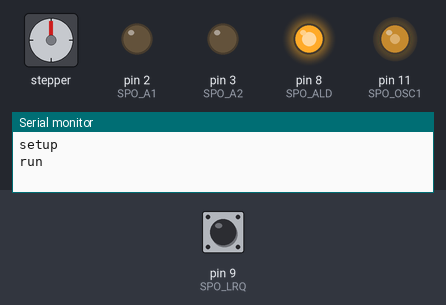
This sketch was run on a simulated Arduino Uno, built with avr-gcc and run on an emulated ATmega328P. On the bench: stepper motor, output pins drawn as LEDs (lit = HIGH), the last lines printed to the serial monitor. Wiring (inferred from the names in the program): stepper motor (200 steps per turn assumed): coils pin 4, pin 5, pin 6, pin 7. The test bench sets the inputs (shaded band); at power-on: pin 9 (SPO_LRQ) HIGH. Pins used as bus, display or sensor lines are not drawn.

Above: at 1.4 s.
1.5 s: pin 9 (SPO_LRQ) pulled LOW for 0.15 s
At 2.0 s:
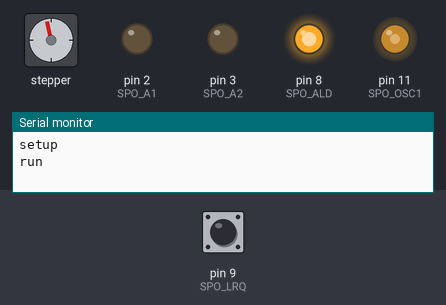
3.1 s: pin 9 (SPO_LRQ) pulled LOW for 1 s
At 4.4 s:
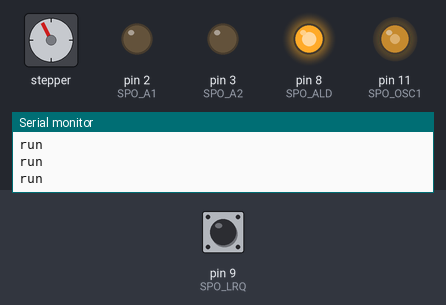
5.6 s: pin 9 (SPO_LRQ) pulled LOW for 0.15 s
At 6.3 s:
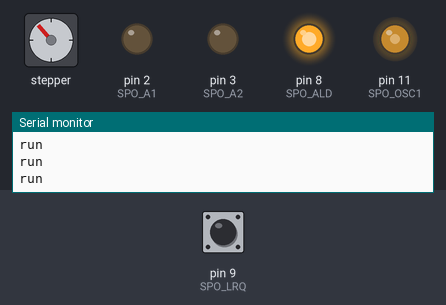
7.2 s: pin 9 (SPO_LRQ) pulled LOW for 3.2 s
At 11.5 s:
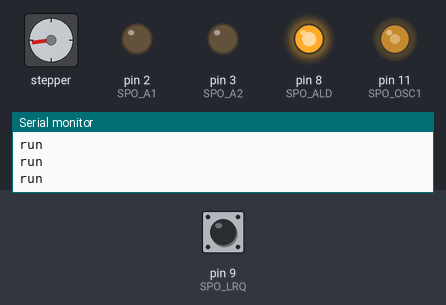
11.9 s: pin 9 (SPO_LRQ) pulled LOW for 0.15 s
At 12.3 s:
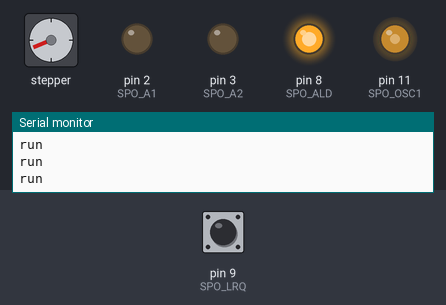
13.5 s: pin 9 (SPO_LRQ) pulled LOW for 1 s
At 14.7 s:
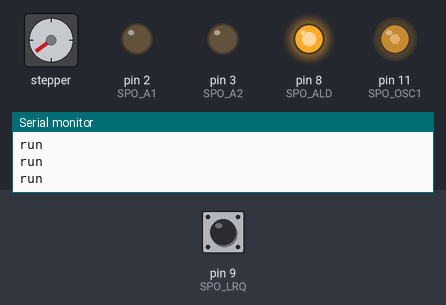
Timing chart, 0 to 16.5 s (numbered marks = the images above; inputs shaded):
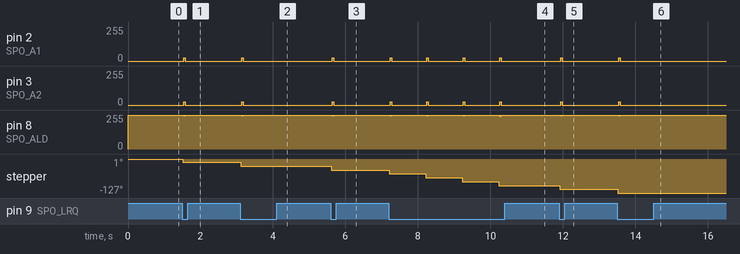

The sketch:

spo_256.ino
```cpp
/*
 * interfacing to an old 1980s speech chip
 *
 * General Instruments SPO-256-AL2 pinouts
 *   1   V_SS (aka ground)
 *   2   ~RESET
 *   3   ROM_DISABLE (disables external ROM)
 *   4   C1 (external ROM control lines)
 *   5   C2
 *   6   C3
 *   7   V_DD (power for non-CPU bits)
 *   8   SBY (standby; output)
 *   9   ~LRQ (load request; output)
 *  10   A8
 *  11   A7
 *  12   SER_OUT (I/O to external ROM)
 *  13   A6
 *  14   A5
 *  15   A4
 *  16   A3
 *  17   A2
 *  18   A1
 *  19   SE (ALD strobe [mode] enable)
 *  20   ~ALD (address load)
 *  21   SER_IN (I/O from external ROM)
 *  22   TEST
 *  23   V_D1 (power for CPU)
 *  24   DIGITAL_OUT (10kHz PWM sound)
 *  25   ~SBY_RESET
 *  26   ROM_CLOCK (clock for external ROM; output)
 *  27   OSC1 (datasheet requests a 3.12MHz crystal, but that is very hard to find,
 *  28   OSC2  and many people report using a common 3.59 crystal without any side effects)
 *
 * Support parts (all optional, it turns out)
 *  3.12 MHz crystal (though anything up to and including 3.59 MHz apparently works fine)
 *  2x22 pF caps for the crystal
 *  100 K resistor to pull up pins 2 and 25
 *  0.1 uF cap to slow the pull up on pins 2 and 25 (works as a reset circuit)
 *  33 K resistor for low-pass filter
 *  0.022 uF cap for low-pass filter
 *  1 uF cap for output decoupling
 *  one diagram has a diode also helping pull up pins 2 and 25, which discharges the capacitor if power blips on and off faster than the resistor will,
 *  but that is unnecessary for non-production use.
 *  another diagram shows two output filters in series, using 2x (33K R + 0.022 uF C)
 *
 * and to amplify the output to drive a speaker any basic opamp will do. One example has:
 *  386 opamp
 *  3x 0.1 uF caps for power debounce
 *  100 uF cap for output decoupling (another circuit shows a 220 uF here; it doesn't matter much)
 *  10 uf cap for ?
 *
 *
 * References:
 *    http://www.atarimagazines.com/v5n9/TalkingTypewriter.html
 *    http://www.cpcwiki.eu/imgs/e/eb/SV_SPO256_001.jpg
 *    http://analog.katorlegaz.com/analog_1985-04_120dpi_jpeg_cropped/analog_1985-04_065.html
 *
 *
 * In truth I found that the speak chip was so unpicky about the clock input that I could
 * drive its clock using a timer on the arduino running at 16MHz/6 = 2.66 MHz, outputting on
 * a pin on the atmel, and sending that into the OSC1 pin of the SPO.
 * #define DRIVE_CLOCK_USING_ATMEL to enable this and avoid needing a crystal and supporting caps.
 *
 * Secondly the reset circuits are done using an RC circuit (the 100k resistor and the 0.1 uF capacitor
 * which pull pins 2 and 25 slowly up), can be driven from a arduino pin.
 * #define DRIVE_RESET_USING_ATMEL to enable this and avoid needing the R/C circuit. (Also this lets
 * you reset the SPO whenver the arduino resets. otherwise only power-on resets the SPO)
 *
 * Thirdly the 33K/0.22uF low-pass filtering of the output of pin 24, and subsequent amplification of
 * the result using an opamp, seems pointless. A cheap moving-coil speaker (I used an old over-the-ear earphone)
 * has enough inductance to act as a low-pass filter on its own, when driven with the 5V square wave coming
 * from pin 24.
 * If I used a piezo speaker then the output was buzzy. However the RC filtering didn't reduce the buzz much
 * at all. Neither did two stages of the same filtering. And the view on the oscilloscope showed the signal
 * was still spikey and ugly. Plus the opamp part was delicate to keep from clipping. Anyway the opamp isn't
 * going to make a louder signal than 5V peak-to-peak unless it has its own power supply.
 *
 * So in the end the entire circuit is SPO driving a speaker directly, and some wires connecting the SPO to
 * power, ground, and 10 arduino pins as defined below.
 *
 */

// Un/comment as needed/desired.
#define DRIVE_CLOCK_USING_ATMEL 1
#define DRIVE_RESET_USING_ATMEL 1

// SPO pin assignments on arduino
#define SPO_A1    2
#define SPO_A2    3
#define SPO_A3    4
#define SPO_A4    5
#define SPO_A5    6
#define SPO_A6    7
#define SPO_ALD   8
#define SPO_LRQ   9
#define SPO_RESET 10 // needed if we drive reset from the arduino; not otherwise
#define SPO_OSC1  11 // needed if we drive clocks from arduino; not otherwise. if used this must be pin 11 because we use timer 2 OC2A to create a clock, and that only runs on [board] pin 11

// SPO-256-AL2 phonemes
enum {
  // Silence
  pPA1 = 0x00, // before BB,DD,GG,JH (10 msec)
  pPA2 = 0x01, // before BB,DD,GG,JH (30 msec)
  pPA3 = 0x02, // before PP,TT,KK,CH and between words (50 msec)
  pPA4 = 0x03, // between clauses and sentences (100 msec)
  pPA5 = 0x04, // between clauses and sentences (200 msec)

  // Short Vowels
  pIH  = 0x0c, // sIt
  pEH  = 0x07, // End, gEntlemen, Extend
  pAE  = 0x1a, // hAt, extrAct, Act
  pUH  = 0x1e, // bOOk, cOOkie, fUll
  pAO  = 0x17, // tALk, sOng, AUght
  pAX  = 0x0f, // sUCCeed, lApel, intrUCt
  pAA  = 0x18, // hOT, pOTtery, cOTen

  // Long Vowels
  pIY  = 0x13, // sEE, trEAt, pEOple, pEnny
  pEY  = 0x14, // bEIge, grEAt, stAte, trAY
  pAY  = 0x06, // skY, kIte, mIGHty
  pOY  = 0x05, // bOY, nOIse, vOIce
  pUW1 = 0x16, // compUter (after clusters with YY)
  pUW2 = 0x1f, // fOOd, tWO (monosyllabic words)
  pOW  = 0x35, // zOne, clOse, snOW, bEAU
  pAW  = 0x20, // OUt, sOUnd, mOUse, dOWn
  pEL  = 0x3e, // saddLE, littLE, angLE, gentLEmen

  // R-Colored Vowels
  pER1 = 0x33, // lettER, furnitURE, intERRupt
  pER2 = 0x34, // bIRd, fERn, bURn (monosyllabic words)
  pOR  = 0x3a, // stORe, adORn, fORtune
  pAR  = 0x3b, // alARm, fARm, gARment
  pYR  = 0x3c, // clEAR, EARring, IResponsible
  pXR  = 0x2f, // repaiR, haiR, declaRE, staRE

  // Resonants
  pWW  = 0x2e, // Wool, We, lingUIst
  pRR1 = 0x0e, // Rural, WRite, x-Ray (initial position)
  pRR2 = 0x27, // bRain, bRown, gRease (initial clusters)
  pLL  = 0x2d, // Lake, Like, heLLo, steeL
  pYY1 = 0x31, // cUte, bEAUty, compUter (clusters)
  pYY2 = 0x19, // Yes, Yarn, Yo-Yo (initial position)

  // Voiced Fricatives
  pVV  = 0x23, // Vest, proVE, eVen
  pDH1 = 0x12, // THis, THen, THey (initial position)
  pDH2 = 0x36, // baTHe, baTHing (word-final and between vowels)
  pZZ  = 0x2b, // Zoo, phaSE
  pZH  = 0x26, // aZure, beiGE, pleaSUre

  // Voiceless Fricatives
  pFF  = 0x28, // Food (can be doubled for initial position)
  pTH  = 0x1d, // THin (can be doubled for initial position)
  pSS  = 0x37, // Snake, veSt (can be doubled for initial position)
  pSH  = 0x25, // SHip, SHirt, leaSH, naTion
  pHH1 = 0x1b, // He (before front vowels YR,IY,IH,EY,EH,XR,AE)
  pHH2 = 0x39, // Hoe (before back vowels UW,UH,OW,OY,AO,OR,AR)
  pWH  = 0x30, // WHig, WHite, tWenty

  // Voiced Stops
  pBB1 = 0x1c, // riB, fiBBer, (in clusters) BLeed, BRown
  pBB2 = 0x3f, // Business, Beast (initial position before vowel)
  pDD1 = 0x15, // coulD, playeD, enD (final position)
  pDD2 = 0x21, // Do, Down, Drain (initial position and clusters)
  pGG1 = 0x24, // Got (before high front vowels YR,IY,IH,EY,EH,XR)
  pGG2 = 0x3d, // GUest, Glue, Green (before high back vowels UW,UH,OW,OY,AX)
  pGG3 = 0x22, // wiG, anGer (before low vowels AE,AW,AY,AR,AA,AO,OR,ER)

  // Voiceless Stops
  pPP  = 0x09, // Pow, triP, amPle, Pleasure
  pTT1 = 0x11, // parTs, tesTs, iTs (final cluster before SS)
  pTT2 = 0x0d, // To, TesT, sTreeT (all positions except before final SS)
  pKK1 = 0x2a, // Can't, Cute, Clown, sCream (before front vowels YR,IY,IH,EY,EH,XR,AY,AE,ER,AX and initial clusters)
  pKK2 = 0x29, // speaK, tasK (final position or final cluster)
  pKK3 = 0x08, // Comb, QUick, Crane, sCream (before back vowels UW,UH,OW,OY,OR,AR,AO and initial clusters)

  // Affricates
  pCH  = 0x32, // CHurCH, feaTure
  pJH  = 0x0a, // JudGE, inJUre, dodGE

  // Nasal
  pMM  = 0x10, // Milk, alarM, aMple
  pNN1 = 0x0b, // thiN, earN (before front and central vowels YR,IY,IH,EY,EH,XR,AE,ER,AX,AW,AY, and final clusters)
  pNN2 = 0x38, // No (before back vowels UH,OW,OY,OR,AR,AA)
  pNG  = 0x2c, // striNG, aNGer, aNchor
};


static const uint8_t PROGMEM canned[] = {
#if 0
  0x00,0x01,0x02,0x03,0x04,0x05,0x06,0x07,0x08,0x09,0x0a,0x0b,0x0c,0x0d,0x0e,0x0f,
  0x10,0x11,0x12,0x13,0x14,0x15,0x16,0x17,0x18,0x19,0x1a,0x1b,0x1c,0x1d,0x1e,0x1f,
  0x20,0x21,0x22,0x23,0x24,0x25,0x26,0x27,0x28,0x29,0x2a,0x2b,0x2c,0x2d,0x2e,0x2f,
  0x30,0x31,0x32,0x33,0x34,0x35,0x36,0x37,0x38,0x39,0x3a,0x3b,0x3c,0x3d,0x3e,0x3f,
#endif
#if 1
  pDD2, pEY, pPA1, pZZ, pIY, pPA5, pDD2, pEY, pPA1, pZZ, pIY, pPA4,
  pTT2, pEL, pLL, pPA3, pMM, pIY, pPA3, pTT2, pRR2, pUW1, pPA5,
#endif
#if 1
  pAY, pMM, pPA3, pAA, pFF, pRR2, pEY, pDD1, pPA4, pAY, pPA3,
  pKK1, pAE, pNN1, pTT1, pPA4, pDD2, pUW2, pPA3, pTH, pAE, pTT2, pPA5,
  pDD2, pEY, pVV, pPA5,
#endif
#if 1
  pYY2, pEH, pEH, pSS, pSS, pPA3,
  pAE, pNN1, pDD1, pPA4,
  pNN2, pAX, pOW, pPA5,
#endif
#if 1
  pZZ, pYR, pOW, pPA4,
  pWW, pAX, pAX, pNN1, pPA4,
  pTT2, pUW2, pPA4,
  pTH, pRR1, pIY, pPA4,
  pFF, pFF, pOR, pPA4,
  pFF, pFF, pAY, pVV, pPA4,
  pSS, pSS, pIH, pUH, pPA3, pKK2, pSS, pPA4,
  pSS, pSS, pEH, pEH, pVV, pIH, pNN1, pPA4,
  pEY, pPA3, pTT2, pPA4,
  pNN1, pAY, pNN1, pPA4,
  pTT2, pEH, pEH, pNN1, pPA5,
#endif
#if 1
  pIY, pPA3, pTT2, pIY, pPA4,
  pFF, pFF, pOW, pNN1, pPA3,
  pHH2, pOW, pMM, pMM, pPA5,
#endif
};

static void say(uint8_t phoneme) {
  // write a phoneme to the SPO chip
  // first wait for LRQ to assert low, so there is room in the SPO's FIFO
  while (digitalRead(SPO_LRQ));

  // write the phoneme to A1-A6
  digitalWrite(SPO_A1,(phoneme>>0)&1 ? HIGH : LOW);
  digitalWrite(SPO_A2,(phoneme>>1)&1 ? HIGH : LOW);
  digitalWrite(SPO_A3,(phoneme>>2)&1 ? HIGH : LOW);
  digitalWrite(SPO_A4,(phoneme>>3)&1 ? HIGH : LOW);
  digitalWrite(SPO_A5,(phoneme>>4)&1 ? HIGH : LOW);
  digitalWrite(SPO_A6,(phoneme>>5)&1 ? HIGH : LOW);
  // pulse ALD low for between 200ns and 1100 ns
  digitalWrite(SPO_ALD,LOW);
  delayMicroseconds(5); // when checked on a scope we are producing pulses around 4.8usec wide just from the overhead of digitalWrite(), so no explict additional delay is needed
  digitalWrite(SPO_ALD,HIGH);
  // make sure ALD stays high at least 1.1 usec before it pulses low again. we do this crudely
  delayMicroseconds(5); // like above, we don't actually need to enforce this that strongly because digitalWrite() is so slow
}

void setup() {
  Serial.begin(115200);
  Serial.println(F("setup"));

  // configure LRQ from the SPO as an input
  pinMode(SPO_LRQ,INPUT_PULLUP);
  // write A1-A6 low and configure them as output
  pinMode(SPO_A1,OUTPUT);
  pinMode(SPO_A2,OUTPUT);
  pinMode(SPO_A3,OUTPUT);
  pinMode(SPO_A4,OUTPUT);
  pinMode(SPO_A5,OUTPUT);
  pinMode(SPO_A6,OUTPUT);
  digitalWrite(SPO_A1,LOW);
  digitalWrite(SPO_A2,LOW);
  digitalWrite(SPO_A3,LOW);
  digitalWrite(SPO_A4,LOW);
  digitalWrite(SPO_A5,LOW);
  digitalWrite(SPO_A6,LOW);
  // write ALD high (idle)
  pinMode(SPO_ALD,OUTPUT);
  digitalWrite(SPO_ALD,HIGH);
  // note that the above operation may have caused a low->high transition, but since the SPO latches on a high->low transition this edge should be ignored by the SPO

#ifdef DRIVE_CLOCK_USING_ATMEL // set to 1 to generate the clock signal using a timer on the arduino.
  // I need a approx 3.14 MHz signal to generate a clock for the SPO
  // so I use timer 2 to generate as high a freq signal as I can and feed that into the OSC1 input of the SPO.
  // running timer 2 in CTC mode with OCR2A = 0 means it flips as fast as possible
  // makes the OC2A output toggle at f_IO/(2*N*(1+OCR2A), where N=prescalar
  // by setting N(prescalar)=1 and OCR2A=2 I'll get a 16MHz/6 = 2.66MHz signal, which I hope is enough
  // (the other possibility is 4MHz)
  // first setup so OC2A output is sent to the OC2A pin (pin 17 on the 28-pin DIP package)
  // pin 17 is MOSI/OC2A/PCINT3, or port B bit 3
  pinMode(SPO_OSC1,OUTPUT); // equivalent to DDRB |= (1<<3);
  // make sure timer2 is powered (it should be, but just in case)
  PRR &= ~(/*PRTIM2*/1<<6);
  // NOTE: Port B bit 3 on an arduino uno maps to the board pin 11 (digital)
  // then configure timer 2 to togging OC2A at as close to the desired frequency as we can get
  TCCR2B = (/*CS2=stopped*/0<<0); // keep the clock stopped as we configure the timer
  TIMSK2 = 0; // no interrupts
  TCNT2 = 0; // reset count to 0
  ASSR = 0; // use internal CLK_IO clock source
  OCR2A = 2; // 1 -> 4MHz, 2 -> 2.66MHz on pin OC2A
  OCR2B = 0xff; // to keep it out of the way
  // NOTE WELL: observation of the OC2A pin with an oscilloscope show that I am not reading the manual right, or the manual isn't right
  // If I set WGM2=2 (CTC mode) then OC2A toggles at 8MHz, no matter the value of OCR2A.
  // And if I set WGM2=7 (Fast PWM mode) then OC2A toggles at 16MHz/(2*(1+OCR2A) as would be expected in CTC mode
  // Since the latter mode turns out to generate the signal I want (2.66MHz) I use it, even though I don't fully understand why it works
  TCCR2A = (/*COM2A=toggle OC2A on match*/1<<6) + (/*WGM2=CTC*/3<<0);
  TCCR2B = (/*WGM2*/1<<3) + (/*CS2=CLK_IO (prescalar=1)*/1<<0); // and upper bit of WGM2 is 0; note that the timer starts running once prescalar is configured, so we do this last
  TIFR2 = TIFR2; // toss away any accidental pending interrupts (not that it matters, just being neat & tidy)
#endif

#ifdef DRIVE_RESET_USING_ATMEL // set to 1 to drive the resets from the arduino
  // hold SPO_RESET low for 100 msec (way more than would be needed), then pull it high
  pinMode(SPO_RESET,OUTPUT);
  digitalWrite(SPO_RESET,LOW);
  delay(100);
  digitalWrite(SPO_RESET,HIGH);
#endif

  // and give the SPO time to get initialized
  delay(100);
}

void loop() {
    Serial.println(F("run"));

  // read a char from the serial port (presumably from the keyboard)
  // and write a phoneme to the SPO

  // for testing, just write a canned list of phonemes
  for (size_t i=0; i<sizeof(canned); i++) {
      //Serial.println(F("say"));

      say(pgm_read_byte(canned+i));
  }

  delay(1000);
}
```

Measured:
- after the input at 1.5 s, pin 2 (SPO_A1): 0/255 → 24/255 at once, → 0/255 0.04 s later; pin 3 (SPO_A2): 0/255 → 23/255 at once, → 0/255 0.04 s later; pin 8 (SPO_ALD): 255/255 → 248/255 at once, → 255/255 0.04 s later; stepper: turns 12° counter-clockwise, starting at once
- after the input at 3.1 s, pin 2 (SPO_A1): 0/255 → 24/255 at once, → 0/255 0.04 s later; pin 3 (SPO_A2): 0/255 → 23/255 at once, → 0/255 0.04 s later; pin 8 (SPO_ALD): 255/255 → 248/255 at once, → 255/255 0.04 s later; stepper: turns 15° counter-clockwise, starting at once
- after the input at 5.6 s, pin 2 (SPO_A1): 0/255 → 24/255 at once, → 0/255 0.04 s later; pin 3 (SPO_A2): 0/255 → 23/255 at once, → 0/255 0.04 s later; pin 8 (SPO_ALD): 255/255 → 248/255 at once, → 255/255 0.04 s later; stepper: turns 14° counter-clockwise, starting at once
- after the input at 7.2 s, pin 2 (SPO_A1): alternates 24/255 for 0.04 s and 0/255 for 0.97 s, starting at once; pin 3 (SPO_A2): alternates 23/255 for 0.04 s and 0/255 for 0.97 s, starting at once; stepper: turns 14° counter-clockwise in 0.00 s, repeating every 1.0 s
- after the input at 11.9 s, pin 2 (SPO_A1): 0/255 → 24/255 at once, → 0/255 0.04 s later; pin 3 (SPO_A2): 0/255 → 23/255 at once, → 0/255 0.04 s later; pin 8 (SPO_ALD): 255/255 → 248/255 at once, → 255/255 0.04 s later; stepper: turns 14° counter-clockwise, starting at once
- after the input at 13.5 s, pin 2 (SPO_A1): 0/255 → 24/255 at once, → 0/255 0.04 s later; pin 3 (SPO_A2): 0/255 → 23/255 at once, → 0/255 0.04 s later; pin 8 (SPO_ALD): 255/255 → 248/255 at once, → 255/255 0.04 s later; stepper: turns 14° counter-clockwise, starting at once
